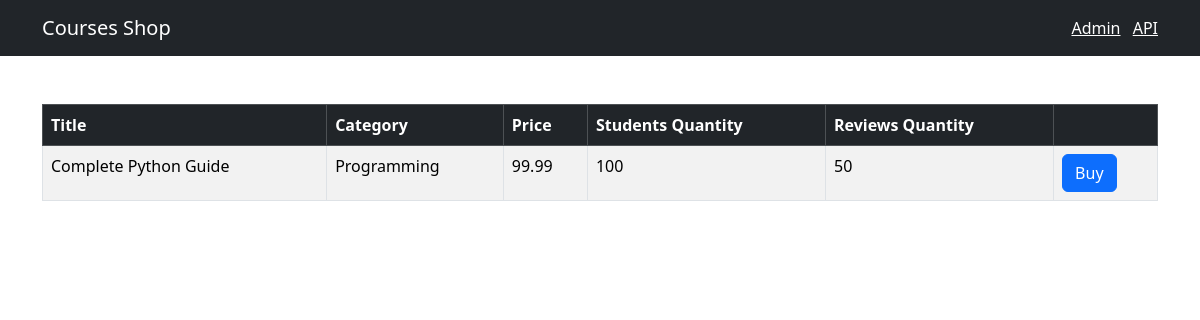
/1, run on an earlier commit of the app's database.
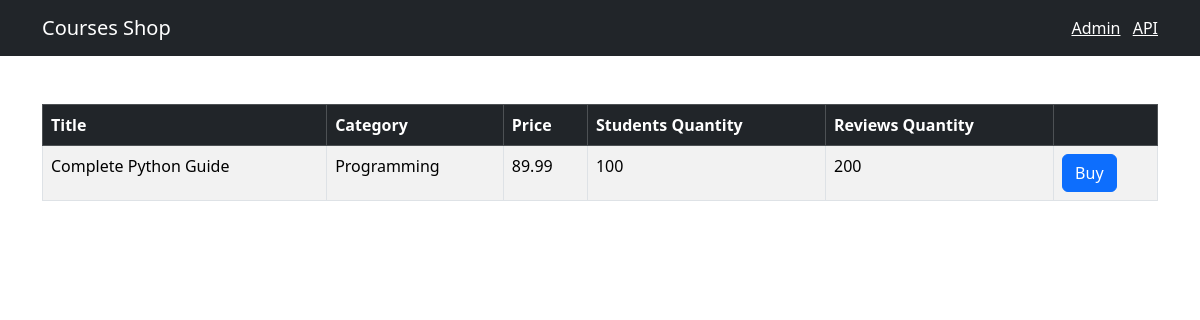
And on a later commit of the database.
### shop/models.py (models this page shows, shortened)
class Course(models.Model):
    title = models.CharField(max_length=300)
    price = models.FloatField()
    students_qty = models.IntegerField()
    reviews_qty = models.IntegerField()
    category = models.ForeignKey(Category, on_delete=models.CASCADE)
    created_at = models.DateTimeField(default=timezone.now)

class Category(models.Model):
    title = models.CharField(max_length=255)
    created_at = models.DateTimeField(default=timezone.now)
    def __str__(self):
        return self.title

### shop/views.py (the view)
# urls.py: path('<int:course_id>', views.single_course, name='single_course'),
def single_course(request, course_id):
        course = get_object_or_404(Course, pk=course_id)
        return render(request, 'shop/single_course.html', {'course': course})

### templates/shop/single_course.html (shortened to what this page needs)
{% extends "base.html" %}
{% block my_content %}
<table class="table mt-5 table-bordered table-striped table-hover">
    <thead class="table-dark">
        <tr>
            <th>Title</th>
            <th>Category</th>
            <th>Price</th>
            <th>Students Quantity</th>
            <th>Reviews Quantity</th>
            <th></th>
        </tr>
    </thead>
    <tbody>
        <tr>
            <td>{{ course.title }}</td>
            <td>{{ course.category }}</td>
            <td>{{ course.price }}</td>
            <td>{{ course.students_qty }}</td>
            <td>{{ course.reviews_qty }}</td>
            <td><button class="btn btn-primary">Buy</button></td>
        </tr>
    </tbody>
</table>
{% endblock %}

What changed in the data, as far as the page shows it:
changed Course "Complete Python Guide": price "99.99" → "89.99"; reviews_qty "50" → "200"
